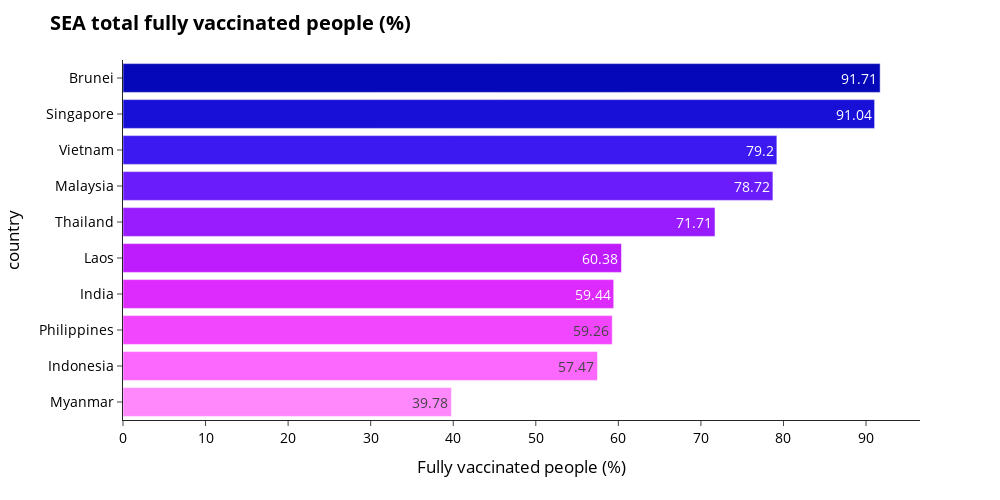

Notebook code for this chart:
### Code cell
fig = px.bar(df_vac_sea_group, x= "people_fully_vaccinated_per_hundred", y= df_vac_sea_group.index, template = 'simple_white',
              width=1000, height=500 , orientation = 'h', color = df_vac_sea_group.index,
             color_discrete_sequence=px.colors.sequential.Plotly3, text_auto=True,
             labels=dict(people_fully_vaccinated_per_hundred ="Fully vaccinated people (%)")).update_xaxes(categoryorder = "total descending")
fig.update_layout(
    title="<b>SEA total fully vaccinated people (%)</b>",
    font=dict(
        size=14,
        color="black"),
    showlegend = False
)
fig.show()

### Figure 1 — Plotly figure (JSON) as saved in the notebook; plotly's stock layout.template omitted (floating-point values rounded to 4 significant figures)
{"data": [{"alignmentgroup": "True", "hovertemplate": "country=%{y}<br>Fully vaccinated people (%)=%{x}<extra></extra>", "legendgroup": "Brunei", "marker": {"color": "#0508b8", "pattern": {"shape": ""}}, "name": "Brunei", "offsetgroup": "Brunei", "orientation": "h", "showlegend": true, "textposition": "auto", "texttemplate": "%{x}", "type": "bar", "x": [91.71], "xaxis": "x", "y": ["Brunei"], "yaxis": "y"}, {"alignmentgroup": "True", "hovertemplate": "country=%{y}<br>Fully vaccinated people (%)=%{x}<extra></extra>", "legendgroup": "Singapore", "marker": {"color": "#1910d8", "pattern": {"shape": ""}}, "name": "Singapore", "offsetgroup": "Singapore", "orientation": "h", "showlegend": true, "textposition": "auto", "texttemplate": "%{x}", "type": "bar", "x": [91.04], "xaxis": "x", "y": ["Singapore"], "yaxis": "y"}, {"alignmentgroup": "True", "hovertemplate": "country=%{y}<br>Fully vaccinated people (%)=%{x}<extra></extra>", "legendgroup": "Vietnam", "marker": {"color": "#3c19f0", "pattern": {"shape": ""}}, "name": "Vietnam", "offsetgroup": "Vietnam", "orientation": "h", "showlegend": true, "textposition": "auto", "texttemplate": "%{x}", "type": "bar", "x": [79.2], "xaxis": "x", "y": ["Vietnam"], "yaxis": "y"}, {"alignmentgroup": "True", "hovertemplate": "country=%{y}<br>Fully vaccinated people (%)=%{x}<extra></extra>", "legendgroup": "Malaysia", "marker": {"color": "#6b1cfb", "pattern": {"shape": ""}}, "name": "Malaysia", "offsetgroup": "Malaysia", "orientation": "h", "showlegend": true, "textposition": "auto", "texttemplate": "%{x}", "type": "bar", "x": [78.72], "xaxis": "x", "y": ["Malaysia"], "yaxis": "y"}, {"alignmentgroup": "True", "hovertemplate": "country=%{y}<br>Fully vaccinated people (%)=%{x}<extra></extra>", "legendgroup": "Thailand", "marker": {"color": "#981cfd", "pattern": {"shape": ""}}, "name": "Thailand", "offsetgroup": "Thailand", "orientation": "h", "showlegend": true, "textposition": "auto", "texttemplate": "%{x}", "type": "bar", "x": [71.71], "xaxis": "x", "y": ["Thailand"], "yaxis": "y"}, {"alignmentgroup": "True", "hovertemplate": "country=%{y}<br>Fully vaccinated people (%)=%{x}<extra></extra>", "legendgroup": "Laos", "marker": {"color": "#bf1cfd", "pattern": {"shape": ""}}, "name": "Laos", "offsetgroup": "Laos", "orientation": "h", "showlegend": true, "textposition": "auto", "texttemplate": "%{x}", "type": "bar", "x": [60.38], "xaxis": "x", "y": ["Laos"], "yaxis": "y"}, {"alignmentgroup": "True", "hovertemplate": "country=%{y}<br>Fully vaccinated people (%)=%{x}<extra></extra>", "legendgroup": "India", "marker": {"color": "#dd2bfd", "pattern": {"shape": ""}}, "name": "India", "offsetgroup": "India", "orientation": "h", "showlegend": true, "textposition": "auto", "texttemplate": "%{x}", "type": "bar", "x": [59.44], "xaxis": "x", "y": ["India"], "yaxis": "y"}, {"alignmentgroup": "True", "hovertemplate": "country=%{y}<br>Fully vaccinated people (%)=%{x}<extra></extra>", "legendgroup": "Philippines", "marker": {"color": "#f246fe", "pattern": {"shape": ""}}, "name": "Philippines", "offsetgroup": "Philippines", "orientation": "h", "showlegend": true, "textposition": "auto", "texttemplate": "%{x}", "type": "bar", "x": [59.26], "xaxis": "x", "y": ["Philippines"], "yaxis": "y"}, {"alignmentgroup": "True", "hovertemplate": "country=%{y}<br>Fully vaccinated people (%)=%{x}<extra></extra>", "legendgroup": "Indonesia", "marker": {"color": "#fc67fd", "pattern": {"shape": ""}}, "name": "Indonesia", "offsetgroup": "Indonesia", "orientation": "h", "showlegend": true, "textposition": "auto", "texttemplate": "%{x}", "type": "bar", "x": [57.47], "xaxis": "x", "y": ["Indonesia"], "yaxis": "y"}, {"alignmentgroup": "True", "hovertemplate": "country=%{y}<br>Fully vaccinated people (%)=%{x}<extra></extra>", "legendgroup": "Myanmar", "marker": {"color": "#fe88fc", "pattern": {"shape": ""}}, "name": "Myanmar", "offsetgroup": "Myanmar", "orientation": "h", "showlegend": true, "textposition": "auto", "texttemplate": "%{x}", "type": "bar", "x": [39.78], "xaxis": "x", "y": ["Myanmar"], "yaxis": "y"}], "layout": {"barmode": "relative", "font": {"color": "black", "size": 14}, "height": 500, "legend": {"title": {"text": "country"}, "tracegroupgap": 0}, "margin": {"t": 60}, "showlegend": false, "title": {"text": "<b>SEA total fully vaccinated people (%)</b>"}, "width": 1000, "xaxis": {"anchor": "y", "categoryorder": "total descending", "domain": [0, 1], "title": {"text": "Fully vaccinated people (%)"}}, "yaxis": {"anchor": "x", "categoryarray": ["Myanmar", "Indonesia", "Philippines", "India", "Laos", "Thailand", "Malaysia", "Vietnam", "Singapore", "Brunei"], "categoryorder": "array", "domain": [0, 1], "title": {"text": "country"}}}}
